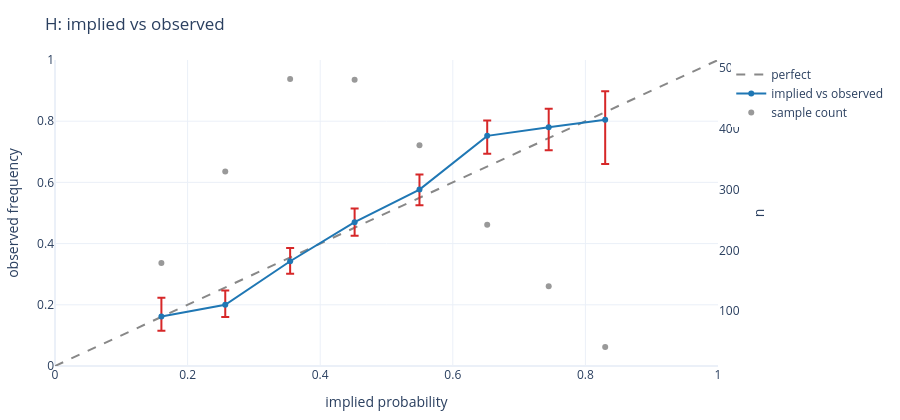

Here is the notebook cell this chart was saved with:
### Markdown cell above
### H calibration curve

### Code cell
fig = plt.calibration_curve(C.probability_buckets(primary, "H"), title="H: implied vs observed")
fig.show()

### Figure 1 — Plotly figure (JSON) as saved in the notebook; plotly's stock layout.template omitted (floating-point values rounded to 4 significant figures)
{"data": [{"line": {"color": "#888", "dash": "dash"}, "mode": "lines", "name": "perfect", "type": "scatter", "x": [0, 1], "y": [0, 1]}, {"error_y": {"array": [0.06098, 0.0465, 0.04346, 0.04467, 0.04912, 0.05018, 0.06043, 0.09278], "arrayminus": [0.04678, 0.0396, 0.04096, 0.04419, 0.05068, 0.05806, 0.07529, 0.145], "color": "#d62728", "type": "data", "visible": true}, "marker": {"color": "#1f77b4"}, "mode": "markers+lines", "name": "implied vs observed", "type": "scatter", "x": [0.1605, 0.2568, 0.3547, 0.4519, 0.5497, 0.6519, 0.7447, 0.8299], "y": [0.162, 0.2, 0.3423, 0.4699, 0.5764, 0.7521, 0.7801, 0.8049]}, {"marker": {"color": "#999", "size": 6}, "mode": "markers", "name": "sample count", "type": "scatter", "x": [0.1605, 0.2568, 0.3547, 0.4519, 0.5497, 0.6519, 0.7447, 0.8299], "y": [179, 330, 482, 481, 373, 242, 141, 41], "yaxis": "y2"}], "layout": {"height": 420, "margin": {"b": 40, "l": 50, "r": 60, "t": 60}, "title": {"text": "H: implied vs observed"}, "xaxis": {"title": {"text": "implied probability"}}, "yaxis": {"range": [0, 1], "title": {"text": "observed frequency"}}, "yaxis2": {"overlaying": "y", "showgrid": false, "side": "right", "title": {"text": "n"}}}}
